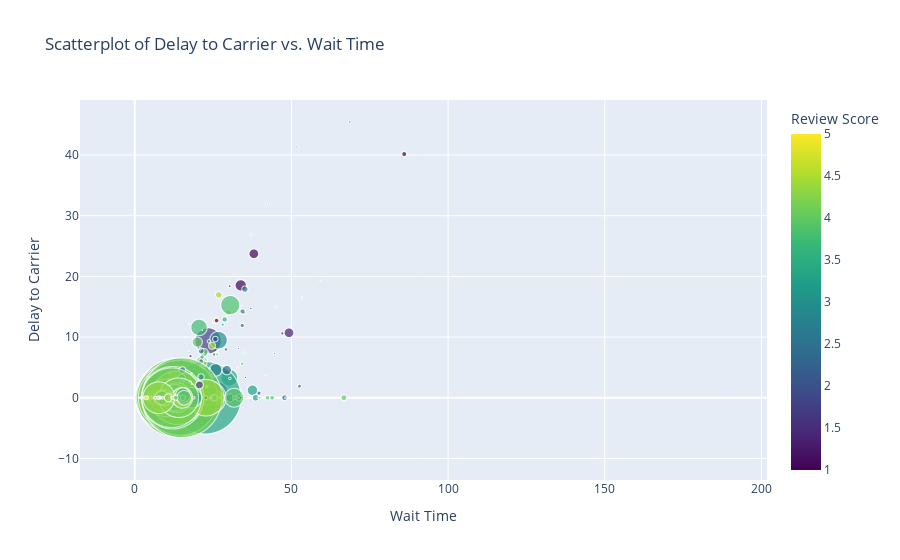

Write notebook code for a chart like this one.
### Markdown cell above
💡There seems to be a group of sellers which stands out for having very low review scores! 

📊 Let's investigate graphically it:
* Using `plotly`, create a `scatterplot` of `delay_to_carrier` against `wait_time`, varying bubble size by total `sales` for that seller, and coloring by `review_score`.

### Code cell
import plotly.express as px


sellers = Seller().get_training_data()
fig = px.scatter(sellers,
                 x='wait_time',
                 y='delay_to_carrier',
                 size='sales',
                 color='review_score',
                 hover_name='seller_id',
                 size_max=80,
                 color_continuous_scale=px.colors.sequential.Viridis,
                 title='Scatterplot of Delay to Carrier vs. Wait Time')

fig.update_layout(xaxis_title='Wait Time',
                  yaxis_title='Delay to Carrier',
                  coloraxis_colorbar=dict(title='Review Score'))
fig.show()

### Figure 1 — Plotly figure (JSON) as saved in the notebook; plotly's stock layout.template omitted (floating-point values rounded to 4 significant figures; data arrays with more than 128 entries replaced by an {"elided": "..."} marker saying what was removed)
{"data": [{"hovertemplate": "<b>%{hovertext}</b><br><br>wait_time=%{x}<br>delay_to_carrier=%{y}<br>sales=%{marker.size}<br>review_score=%{marker.color}<extra></extra>", "hovertext": {"elided": "2967 str values"}, "legendgroup": "", "marker": {"color": {"elided": "2967 float values"}, "coloraxis": "coloraxis", "size": {"elided": "2967 float values"}, "sizemode": "area", "sizeref": 35.86, "symbol": "circle"}, "mode": "markers", "name": "", "showlegend": false, "type": "scattergl", "x": {"elided": "2967 float values"}, "xaxis": "x", "y": {"elided": "2967 float values"}, "yaxis": "y"}], "layout": {"coloraxis": {"colorbar": {"title": {"text": "Review Score"}}, "colorscale": [[0, "#440154"], [0.1111, "#482878"], [0.2222, "#3e4989"], [0.3333, "#31688e"], [0.4444, "#26828e"], [0.5556, "#1f9e89"], [0.6667, "#35b779"], [0.7778, "#6ece58"], [0.8889, "#b5de2b"], [1, "#fde725"]]}, "legend": {"itemsizing": "constant", "tracegroupgap": 0}, "title": {"text": "Scatterplot of Delay to Carrier vs. Wait Time"}, "xaxis": {"anchor": "y", "domain": [0, 1], "title": {"text": "Wait Time"}}, "yaxis": {"anchor": "x", "domain": [0, 1], "title": {"text": "Delay to Carrier"}}}}
